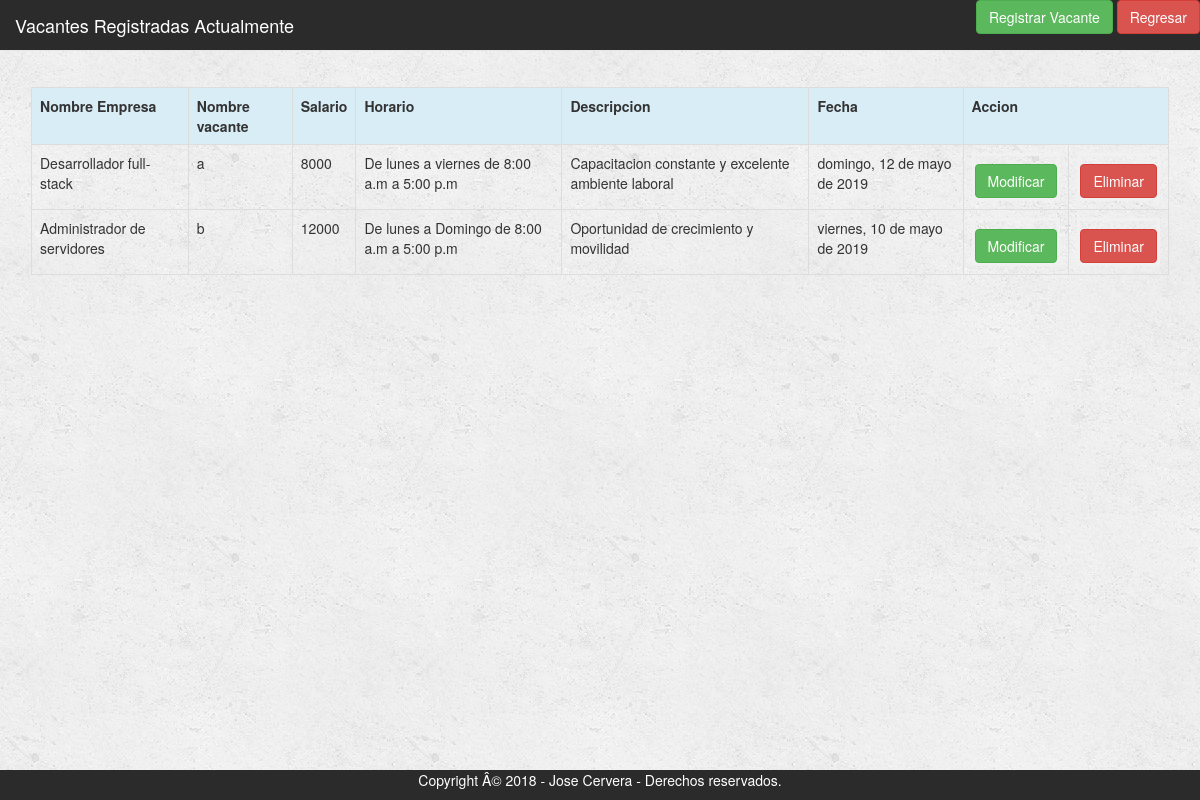
The app's page /Vista/consultaVacantes.php (signed in) with its own data.
### tables this page shows
CREATE TABLE IF NOT EXISTS `tbl_vacante` (
  `id_vacante` int(11) NOT NULL AUTO_INCREMENT COMMENT 'Identificador de una vacante',
  `fk_id_empresa` int(11) NOT NULL COMMENT 'Identificador de empresa',
  `vac_nombre` varchar(50) NOT NULL COMMENT 'Nombre de la empresa',
  `vac_puesto` varchar(50) NOT NULL COMMENT 'Nombre de la oferta de trabajo',
  `vac_salario` double NOT NULL COMMENT 'Salario de la oferta de trabajo',
  `vac_horario` varchar(100) NOT NULL COMMENT 'Horario de la oferta de trabajo',
  `vac_requisitos` varchar(500) NOT NULL COMMENT 'Requisitos a cumplir en la oferta de trabajo',
  `vac_descripcion` varchar(500) NOT NULL COMMENT 'Descripción de la oferta de trabajo',
  `vac_fechaPublicado` varchar(100) NOT NULL,
  PRIMARY KEY (`id_vacante`),
  KEY `fk_id_empresa` (`fk_id_empresa`)
);

### Vista/consultaVacantes.php (the view, shortened to what this page needs)
<?php
include('../Modelo/ConexionBD.php');
$id = $_SESSION["usuarioID"];
?>
<!DOCTYPE html>
<html>
<head>
     <link href="../css/bootstrap.min.css" rel="stylesheet">
  	 <link href="../css/EstiloRegistroEmpresa.css" rel="stylesheet">
</head>
<body>
<nav class="navbar navbar-default navbar-static-top">
  <div class="container-fluid">
    <div class="navbar-header">
      <a class="navbar-brand" href="#">Vacantes Registradas Actualmente</a>
    </div>
    <div class="collapse navbar-collapse" id="navbar-1">
<div class="nav navbar-nav navbar-right">
            <a class="btn btn-success" href="registroVacante.php" role="button">Registrar Vacante</a>
            <a class="btn btn-danger" href="Home/HomeEmpresa.php" role="button">Regresar</a>
              </div>
   </div>
  </div>
</nav>
<div class="container">
<table class="table table-bordered" >
            <tr class="bg-info">
            <th>Nombre Empresa</th><th>Nombre vacante</th><th>Salario</th><th>Horario</th><th>Descripcion</th><th>Fecha</th><th colspan="3">Accion</th>
            </tr>
<?php
 $ps = "SELECT * FROM tbl_vacante WHERE fk_id_empresa='$id'";
 $rs = mysqli_query($conexion,$ps);
 while($row = mysqli_fetch_array($rs)){
?>
            <tr>
                <td><?php echo $row['vac_nombre'] ?></td>
                <td><?php echo $row['vac_puesto'] ?></td>
                <td><?php echo $row['vac_salario'] ?></td>
                <td><?php echo $row['vac_horario'] ?></td>
                <td><?php echo $row['vac_descripcion'] ?></td>
                <td><?php echo $row['vac_fechaPublicado'] ?></td>
                <td>
                <form action="modificaVacante.php" method="post">
                <button type="submit" name="btnModificar" class="btn btn-success">Modificar</button>
                </form>
                </td>
                <td>
                <form action="../Controlador/Vacante/crudVacante.php" method="post">
                <button type="submit" name="btnEliminar" class="btn btn-danger">Eliminar</button>
                </form>
                </td>
            </tr>
            <?php } ?>
    </table>
</div>
  <br>
  <br>
  <br>
<div class="footer">
  <p>Copyright Â© 2018 - Jose Cervera - Derechos reservados.</p>
</div>
</body>
</html>

### css/EstiloRegistroEmpresa.css (style rules this page uses)
body { background-image: url("../imagenes/back.png") }
.navbar-brand:link, .navbar-brand:visited { color: deepskyblue !important; }
.navbar { background-color: #2b2b2b; }
form { border: 3px solid #f1f1f1; }
button { background-color: #4CAF50; color: white; padding: 14px 20px; margin: 8px 0; border: none; cursor: pointer; width: 100%; }
.container { padding: 16px; }
.footer { position: fixed; left: 0; bottom: 0; width: 100%; background-color: #2b2b2b; color: white; text-align: center; }

### records on screen
tbl_vacante: vac_nombre "Desarrollador full-stack", vac_puesto "a", vac_salario "8000", vac_horario "De lunes a viernes de 8:00 a.m a 5:00 p.m", vac_descripcion "Capacitacion constante y excelente ambiente laboral", vac_fechaPublicado "domingo, 12 de mayo de 2019"
tbl_vacante: vac_nombre "Administrador de servidores", vac_puesto "b", vac_salario "12000", vac_horario "De lunes a Domingo de 8:00 a.m a 5:00 p.m", vac_descripcion "Oportunidad de crecimiento y movilidad", vac_fechaPublicado "viernes, 10 de mayo de 2019"
